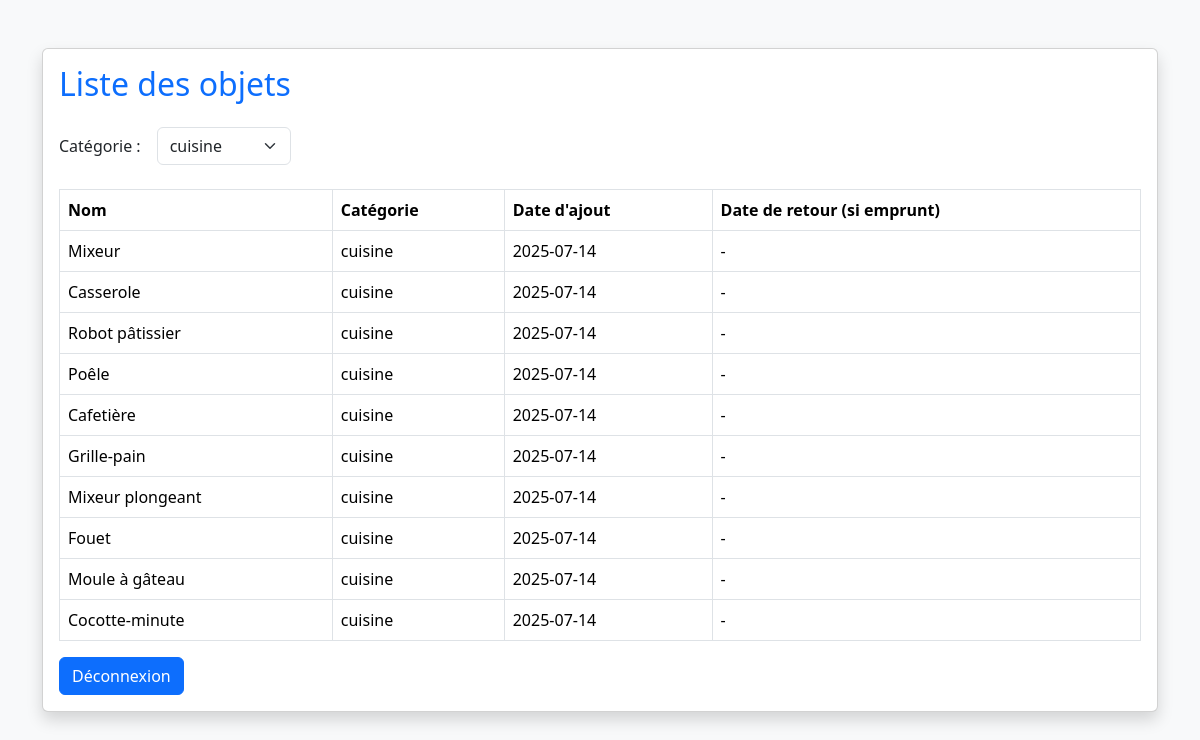
The app's page /accueil.php?categorie=4 (signed in) with its own data.
### tables this page shows
CREATE TABLE objet (
    id_objet INT AUTO_INCREMENT PRIMARY KEY,
    nom_objet VARCHAR(100),
    id_categorie INT,
    id_membre INT,
    FOREIGN KEY (id_categorie) REFERENCES categorie_objet(id_categorie),
    FOREIGN KEY (id_membre) REFERENCES membre(id_membre)
);

CREATE TABLE categorie_objet (
    id_categorie INT AUTO_INCREMENT PRIMARY KEY,
    nom_categorie VARCHAR(50)
);

### accueil.php (the view, shortened to what this page needs)
<?php
 $conn = new mysqli("localhost", "ETU004182", "12p8q4a7", "db_s2_ETU004182");
$filtre_categorie = isset($_GET['categorie']) ? (int) $_GET['categorie'] : 0;
$categories_result = $conn->query("SELECT * FROM categorie_objet");
$sql = "SELECT o.nom_objet, c.nom_categorie, o.date_ajout,
       (
           SELECT e.date_retour
           FROM emprunt e
           WHERE e.id_objet = o.id_objet
             AND (e.date_retour IS NULL OR e.date_retour >= CURDATE())
           ORDER BY e.date_emprunt DESC
           LIMIT 1
       ) AS date_retour
FROM objet o
JOIN categorie_objet c ON o.id_categorie = c.id_categorie";
if ($filtre_categorie > 0) {
    $sql .= " WHERE o.id_categorie = $filtre_categorie";
}
$result = $conn->query($sql);
?>
<!DOCTYPE html>
<html lang="fr">
<head>
    <link href="bootstrap-5.3.5-dist/css/bootstrap.css" rel="stylesheet">
</head>
<body class="bg-light">
    <div class="container mt-5">
        <div class="card shadow">
            <div class="card-body">
                <h2 class="text-primary mb-4">Liste des objets</h2>
                <form method="get" class="mb-4">
                    <div class="row g-3 align-items-center">
                        <div class="col-auto">
                            <label for="categorie" class="col-form-label">Catégorie :</label>
                        </div>
                        <div class="col-auto">
                            <select name="categorie" id="categorie" class="form-select" onchange="this.form.submit()">
                                <?php while ($cat = $categories_result->fetch_assoc()): ?>
                                    <option value="<?= $cat['id_categorie'] ?>" <?= $filtre_categorie == $cat['id_categorie'] ? 'selected' : '' ?>>
                                        <?= htmlspecialchars($cat['nom_categorie']) ?>
                                    </option>
                                <?php endwhile; ?>
                            </select>
                        </div>
                    </div>
                </form>
                <table class="table table-bordered">
                    <thead>
                        <tr>
                            <th>Nom</th>
                            <th>Catégorie</th>
                            <th>Date d'ajout</th>
                            <th>Date de retour (si emprunt)</th>
                        </tr>
                    </thead>
                    <tbody>
                        <?php if ($result->num_rows > 0): ?>
                            <?php while($row = $result->fetch_assoc()): ?>
                                <tr>
                                    <td><?= htmlspecialchars($row['nom_objet']) ?></td>
                                    <td><?= htmlspecialchars($row['nom_categorie']) ?></td>
                                    <td><?= htmlspecialchars($row['date_ajout']) ?></td>
                                    <td><?= $row['date_retour'] ? htmlspecialchars($row['date_retour']) : '-' ?></td>
                                </tr>
                            <?php endwhile; ?>
                        <?php else: ?>
                            <tr><td colspan="4" class="text-center text-muted">Aucun objet trouvé.</td></tr>
                        <?php endif; ?>
                    </tbody>
                </table>
                <a href="logout.php" class="btn btn-primary">Déconnexion</a>
            </div>
        </div>
    </div>
</body>
</html>

### records on screen
objet: nom_objet "Mixeur", id_categorie.nom_categorie "cuisine", date_ajout "2025-07-14"
objet: nom_objet "Casserole", id_categorie.nom_categorie "cuisine", date_ajout "2025-07-14"
objet: nom_objet "Robot pâtissier", id_categorie.nom_categorie "cuisine", date_ajout "2025-07-14"
objet: nom_objet "Poêle", id_categorie.nom_categorie "cuisine", date_ajout "2025-07-14"
objet: nom_objet "Cafetière", id_categorie.nom_categorie "cuisine", date_ajout "2025-07-14"
objet: nom_objet "Grille-pain", id_categorie.nom_categorie "cuisine", date_ajout "2025-07-14"
objet: nom_objet "Mixeur plongeant", id_categorie.nom_categorie "cuisine", date_ajout "2025-07-14"
objet: nom_objet "Fouet", id_categorie.nom_categorie "cuisine", date_ajout "2025-07-14"
objet: nom_objet "Moule à gâteau", id_categorie.nom_categorie "cuisine", date_ajout "2025-07-14"
objet: nom_objet "Cocotte-minute", id_categorie.nom_categorie "cuisine", date_ajout "2025-07-14"

### other values on screen
form field categorie "cuisine"
